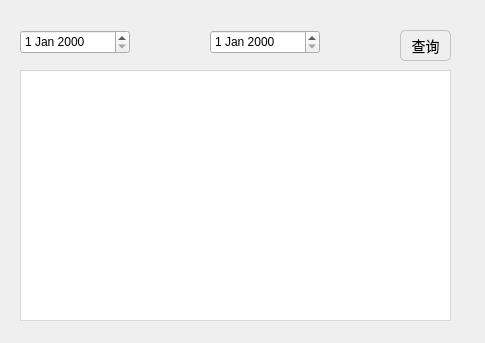
<?xml version="1.0" encoding="UTF-8"?>
<ui version="4.0">
 <class>Page1</class>
 <widget class="QWidget" name="Page1">
  <property name="geometry">
   <rect>
    <x>0</x>
    <y>0</y>
    <width>485</width>
    <height>343</height>
   </rect>
  </property>
  <property name="windowTitle">
   <string>Form</string>
  </property>
  <widget class="QTableWidget" name="table">
   <property name="geometry">
    <rect>
     <x>20</x>
     <y>70</y>
     <width>431</width>
     <height>251</height>
    </rect>
   </property>
   <property name="styleSheet">
    <string notr="true">QTableWidget {
  border: 1px solid #d6d9dc;
  gridline-color: #d6d9dc;
  selection-background-color: #c0ccda;
}

QTableWidget::item {
  padding: 5px;
  border-color: #d6d9dc;
}

QTableWidget::item:selected {
  background-color: #a8b9d3;
}

QHeaderView::section {
  background-color: #f0f0f0;
  padding: 4px;
  border: 1px solid #d6d9dc;
  font-size: 10pt;
}

/* 设置滚动条的样式 */
QScrollBar:vertical {
  width: 0px; /* 将滚动条宽度设置为0即可隐藏滚动条 */
}
</string>
   </property>
   <property name="frameShape">
    <enum>QFrame::StyledPanel</enum>
   </property>
   <property name="frameShadow">
    <enum>QFrame::Sunken</enum>
   </property>
  </widget>
  <widget class="QDateEdit" name="dateStart">
   <property name="geometry">
    <rect>
     <x>20</x>
     <y>30</y>
     <width>110</width>
     <height>24</height>
    </rect>
   </property>
   <property name="styleSheet">
    <string notr="true"/>
   </property>
  </widget>
  <widget class="QDateEdit" name="dateEnd">
   <property name="geometry">
    <rect>
     <x>210</x>
     <y>30</y>
     <width>110</width>
     <height>24</height>
    </rect>
   </property>
   <property name="styleSheet">
    <string notr="true"/>
   </property>
  </widget>
  <widget class="QPushButton" name="queryButton">
   <property name="geometry">
    <rect>
     <x>400</x>
     <y>30</y>
     <width>51</width>
     <height>31</height>
    </rect>
   </property>
   <property name="styleSheet">
    <string notr="true">QPushButton {
  background-color: qlineargradient(x1:0, y1:0, x2:0, y2:1,
                                    stop:0 #f6f7fa, stop:1 #dadbde);
  border: 1px solid #bdc3c7;
  border-radius: 5px;
  padding: 5px;
  font-size: 14px;
  text-align: center;
}

QPushButton:hover {
  background-color: qlineargradient(x1:0, y1:0, x2:0, y2:1,
                                    stop:0 #e0e0e0, stop:1 #cecece);
}

QPushButton:pressed {
  background-color: qlineargradient(x1:0, y1:0, x2:0, y2:1,
                                    stop:0 #dadbde, stop:1 #f6f7fa);
  padding-left: 5px;
  padding-top: 5px;
}

QPushButton:disabled {
  background-color: #f6f7fa;
  border: 1px solid #bdc3c7;
  color: #bdc3c7;
}
</string>
   </property>
   <property name="text">
    <string>查询</string>
   </property>
  </widget>
 </widget>
 <resources/>
 <connections/>
</ui>
